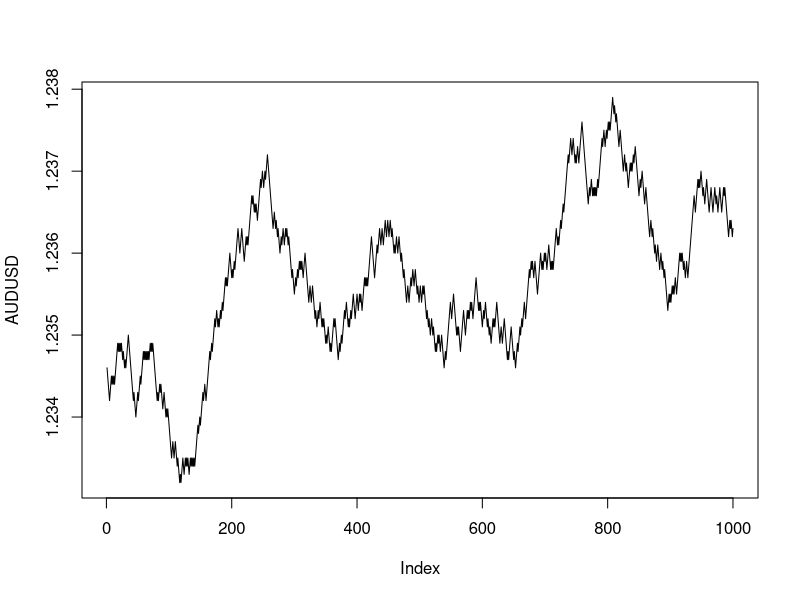

This figure's R source:
## ---- chunk 1
knitr::opts_chunk$set(
  cache = FALSE, # if TRUE knitr will cache results to reuse in future knits
  fig.width = 6, # the width for plots created by code chunk
  fig.height = 4, # the height for plots created by code chunk
  fig.align = 'center', # how to align graphics. 'left', 'right', 'center'
  dpi = 300, 
  dev = 'png', # Makes each fig a png, and avoids plotting every data point
  # eval = FALSE, # if FALSE, then the R code chunks are not evaluated
  # results = 'asis', # knitr passes through results without reformatting
  echo = TRUE, # if FALSE knitr won't display code in chunk above it's results
  message = TRUE, # if FALSE knitr won't display messages generated by code
  strip.white = TRUE, # if FALSE knitr won't remove white spaces at beg or end of code chunk
  warning = FALSE, # if FALSE knitr won't display warning messages in the doc
  error = TRUE) # report errors
  # options(tinytex.verbose = TRUE)
## ---- chunk 2
x <- 1
class(x)
 
y <- "Hello World"
class(y)
 
z <- TRUE
class(z)
 
as.integer(z)
## ---- chunk 3
randomWalk <- function(N)(cumsum(ifelse(rbinom(prob = 0.5, size = 1, N) == 0,-1,1)))
AUDUSD <- 1.2345 + randomWalk(1000)*.0001
plot(AUDUSD, type = 'l')
